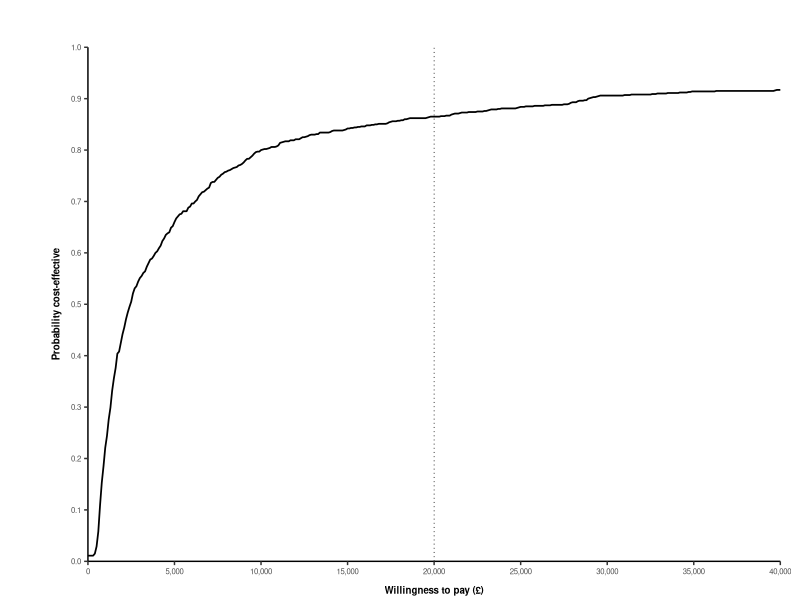
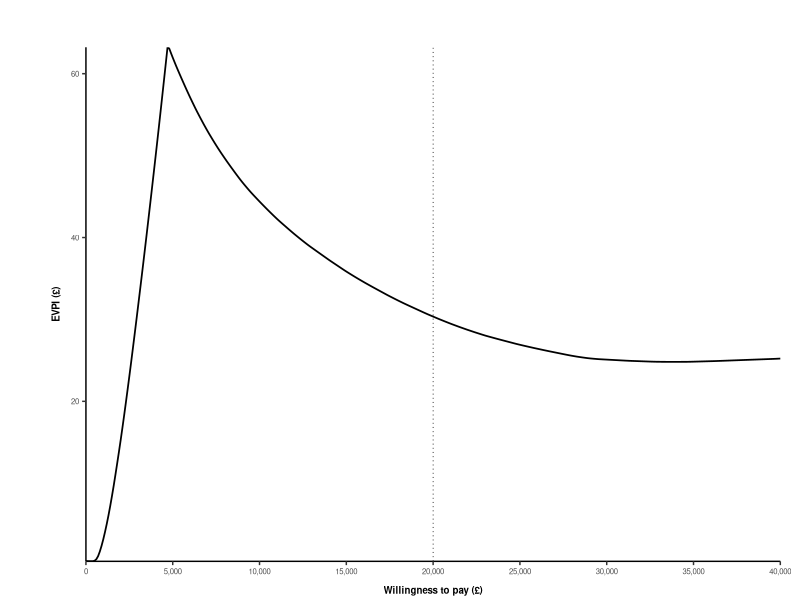

Source code (R) for these figures, in order: (Note: this script raises an error after producing the figures.)

## CRASH-Mild - Economic model ## 

if(!require(dplyr)) install.packages('dplyr')
if(!require(tidyr)) install.packages('tidyr')
if(!require(ggplot2)) install.packages('ggplot2')

library(tidyr)
library(dplyr)
library(ggplot2)

# Model Options

disc.c <- 0.035
disc.o <- 0.035

sims <- 1000
outer.loops <- 100
inner.loops <- 100

age <- 70
male = 0.5 # plaecholder
time.horizon = min(60, 100-ceiling(age))



## Age trace

## Clinical parameters

gen.clinical.characteristics <- function(){

# Mild ACM RR (CRASH-3)
treatment.effect <- 0.6972504
treatment.effect.sims <- exp(rnorm(sims, log(treatment.effect), 0.2216285))

hi.risk <- 0.0142
hi.risk.sims <- rbeta(sims, 16.74564893, 1162.525402)

non.hi.risk <- 0
non.hi.risk.sims <- rbeta(sims, 9, 920-9) * 0

smr.year1 <- 235.04/81.2
smr.year1.sims <- rnorm(sims, smr.year1, 0.41632922)

smr.year2 <- 61.47/39.45
smr.year2.sims <- rnorm(sims, smr.year2, 0.2350955) 

clin.names <- c("treatment.effect", "hi.risk", "non.hi.risk", "smr.year1", "smr.year2")


clin.char <- c(treatment.effect, hi.risk, non.hi.risk, smr.year1, smr.year2)
names(clin.char) <- clin.names

clin.char.sims <- data.frame(treatment.effect.sims, hi.risk.sims, non.hi.risk.sims, smr.year1.sims, smr.year2.sims)
colnames(clin.char.sims) <- clin.names

# Outcomes

outcome.names <- c("full", "good", "moderate", "severe", "vegetative")

full.placebo <- 0
good.placebo <- 208
moderate.placebo <- 49
severe.placebo <- 23
vegetative.placebo <- 5

dis.placebo <- c(full.placebo, good.placebo, moderate.placebo, severe.placebo, vegetative.placebo) 
disability.placebo <- dis.placebo / sum(dis.placebo)

  # full.txa <- 0
# good.txa <- 1516
# moderate.txa <- 701
# severe.txa <- 227
# vegetative.txa <- 22

#dis.txa <- c(full.txa, good.txa, moderate.txa, severe.txa, vegetative.txa)
#disability.txa <- dis.txa / sum(dis.txa)

disability.txa <- disability.placebo

names(disability.placebo) <- outcome.names
names(disability.txa) <- outcome.names

# Dirichlet distributions for outcomes
disability.placebo.sims <- MCMCpack::rdirichlet(n = sims , disability.placebo)
disability.txa.sims <- MCMCpack::rdirichlet(n = sims , disability.txa)

colnames(disability.placebo.sims) <- outcome.names
colnames(disability.txa.sims) <- outcome.names

return(list(clin.char,
            clin.char.sims,
            disability.placebo, 
            disability.txa, 
            disability.placebo.sims, 
            disability.txa.sims))
       
}


clin.char <- gen.clinical.characteristics()[[1]]
clin.char.sims <- gen.clinical.characteristics()[[2]]
disability.placebo <- gen.clinical.characteristics()[[3]]
disability.txa <- gen.clinical.characteristics()[[4]]
disability.placebo.sims <- gen.clinical.characteristics()[[5]]

## Assuming disability for TXA is equal to placebo
# disability.txa.sims <- gen.clinical.characteristics()[[6]]
disability.txa.sims <- disability.placebo.sims


## Generate long-term risk of death

gen.acm <- function(male = 0.5){
  
  lifetable <- read.csv("inputs/ONS_life_tables_2017-19.csv", header=TRUE)
  lifetable <- as.data.frame(lifetable[c(1,2,8)])
  av <- lifetable
  av[,2] <- lifetable[,2] * male + lifetable[,3] * (1 - male)
  av <- av[,1:2]

  acm <- av %>% filter(x >= floor(age))
  colnames(acm) <- c("age", "rate")
  
  return(acm)
  
}

acm <- gen.acm()



## Utility (now utility values only)

gen.utility <- function(){

utility.full <- 1
utility.good <- 0.894
utility.moderate <- 0.675
utility.severe <- 0.382
utility.vegetative <- -0.178

utility.values <- c(utility.full, utility.good, utility.moderate, utility.severe, utility.vegetative)

return(utility.values)

}


gen.utility.sims <- function(){
  
  utility.full <- rep(1, sims)
  utility.good <- rbeta(sims, 49.9585894, 5.9235016)
  utility.moderate <- rbeta(sims, 30.538, 14.7034815)
  utility.severe <- rbeta(sims, 10.9303087,	17.6830648)
  utility.vegetative <- rnorm(sims, -0.178, 0.19) ## needs normal distribution
  
  utility.values <- data.frame(utility.full, utility.good, utility.moderate, utility.severe, utility.vegetative)
  
  
# #  util.plac <- utility.values * matrix(dis.placebo, sims, length(dis.placebo), byrow= T)
#   util.plac <- utility.values * dis.placebo
#   util.values.plac <- apply(util.plac,  1,  sum )
#   
# #  util.txa <- utility.values * matrix(dis.txa, sims, length(dis.txa), byrow= T)
#   util.txa <- utility.values * dis.txa
#   util.values.txa <- apply(util.txa,  1,  sum)
  
  
  return(utility.values)
  
}


gen.utility.dec <- function(){

  a <- data.frame(seq(0, 54, 1), 0)
  b <- data.frame(seq(55,64, 1), 0.05)
  c <- data.frame(seq(65, 74, 1), 0.07)
  d <- data.frame(seq(75,100, 1), 0.12)
  colnames(a) <- c("a","b")
  colnames(b) <- c("a","b")
  colnames(c) <- c("a","b")
  colnames(d) <- c("a","b")

  util.dec <- rbind(a, b, c, d)

  utility.decrement <- util.dec %>% filter(a >= floor(age))
  
  return(utility.decrement)
  
} 



utility <- gen.utility()

utility.sims <- gen.utility.sims()

utility.decrement <- gen.utility.dec()

utility

## Costs 

# Treatment costs 

## need to add tx effect costs

gen.costs <- function(){

  cost.txa.dose <- 6
  cost.sodium <- 0.55 + 2.7 # 55p for 100ml, 270 for 500ml 
  cost.needle <- 0.05151 
  cost.nurse <- 12.95

  cost.treatment <- sum(cost.txa.dose, cost.sodium, cost.needle, cost.nurse)
  

  # Hospital costs

  los.placebo <-  4
  los.txa <- los.placebo
  prop.neuro <- 0.0345
  
  hospital.cost.initial <- 455.45033602
  hospital.cost.day <- 313.8757956
  neurosurgery.cost <- 7439.86435702

  hospital.cost.placebo <- hospital.cost.initial + hospital.cost.day * los.placebo + prop.neuro * neurosurgery.cost
  hospital.cost.txa <- hospital.cost.initial + hospital.cost.day * los.txa + prop.neuro * neurosurgery.cost


  # Monitoring costs 

  cost.good.st <- 290.145026
  cost.moderate.st <- 20745.36936
  cost.severe.st <- 40982.984929

  cost.good.lt <- 25.65601
  cost.moderate.lt <- 1710.40065
  cost.severe.lt <- 13362.505071


  # monitoring.costs.st <- sum(c(rep(cost.good.st,2), cost.moderate.st, rep(cost.severe.st, 2)) * dis.plac) / sum(dis.plac)
  # monitoring.costs.st <- sum(c(rep(cost.good.st,2), cost.moderate.st, rep(cost.severe.st, 2)) * dis.txa) / sum(dis.txa)
  # 
  # monitoring.costs.lt <- sum(c(rep(cost.good.lt,2), cost.moderate.lt, rep(cost.severe.lt, 2)) * dis.plac) / sum(dis.plac)
  # monitoring.costs.lt <- sum(c(rep(cost.good.lt,2), cost.moderate.lt, rep(cost.severe.lt, 2)) * dis.txa) / sum(dis.txa)


  cost.names <- c("treatment", "hospital.placebo", "hospital.txa", "st.good", "st.mod", "st.sev", "lt.good", "lt.mod", "lt,sev")
  costs <- c(cost.treatment, hospital.cost.placebo, hospital.cost.txa, cost.good.st, cost.moderate.st, cost.severe.st,
             cost.good.lt, cost.moderate.lt, cost.severe.lt)
  
  names(costs) <- cost.names
  

  # Simulations - to be input later on (PLACEHOLDER)
  
  prob.neuro.sims <- rbeta(sims, 23.83398, 	667.00607)
  
  cost.treatment.sims <- rep(cost.treatment, sims)  * 1 ## PLACEHOLDER
  hospital.cost.placebo.sims <- rep(hospital.cost.placebo, sims) * 1 + rep(neurosurgery.cost, sims) * prob.neuro.sims  ## PLACEHOLDER
  hospital.cost.txa.sims <- rep(hospital.cost.txa, sims) * 1 + rep(neurosurgery.cost, sims) * prob.neuro.sims ## PLACEHOLDER
  
  # Monitoring costs # 
  
  inf0607 <- 302/249.8
  
  cost.good.st.sims <- rgamma(sims, shape = (240^2 / 48^2), scale = 48^2 / 240 ) * inf0607
  cost.moderate.st.sims <- rgamma(sims, shape = (17160^2 / 3432^2), scale = 3432^2 / 17160 ) * inf0607
  cost.severe.st.sims <- rgamma(sims, shape = (33900^2 / 6780^2), scale = 6780^2 / 33900 ) * inf0607
  
  cost.good.lt.sims <- rgamma(sims, shape = (24^2 / 4.8^2), scale = 4.8^2 / 24 ) * inf0607
  cost.moderate.lt.sims <- rgamma(sims, shape = (1600^2 / 320^2), scale = 320^2 / 1600 ) * inf0607
  cost.severe.lt.sims <- rgamma(sims, shape = (12500^2 / 2500^2), scale = 2500^2 / 12500 ) * inf0607
  
#  df.st <- data.frame(cost.good.st.sims, cost.good.st.sims, cost.moderate.st.sims, cost.severe.st.sims, cost.severe.st.sims) 
#  df.lt <- data.frame(cost.good.lt.sims, cost.good.lt.sims, cost.moderate.lt.sims, cost.severe.lt.sims, cost.severe.lt.sims)
  
  ## has out below as this needs to be done in the model...... 
  # 
  # monitoring.costs.st <- df.st * dis.plac.sims # These are currently the same but structured in case these need to differ
  # monitoring.costs.st <- df.st * dis.txa.sims  # These are currently the same but structured in case these need to differ
  # 
  # m.costs.st <- apply(monitoring.costs.st, 1, sum)
  # 
  # monitoring.costs.lt <- df.lt * dis.plac.sims  # These are currently the same but structured in case these need to differ
  # monitoring.costs.lt <- df.lt * dis.txa.sims  # These are currently the same but structured in case these need to differ
  # 
  # m.costs.lt <- apply(monitoring.costs.lt, 1, sum)
  
  costs.sims <- data.frame(data.frame(cost.treatment.sims, hospital.cost.placebo.sims, hospital.cost.txa.sims),
                          cost.good.st.sims, cost.moderate.st.sims, cost.severe.st.sims,
                          cost.good.lt.sims, cost.moderate.lt.sims, cost.severe.lt.sims)
  
  dim(costs.sims)
  colnames(costs.sims) <- cost.names
  
  return(list(costs,
              costs.sims))
  
}


costs <- gen.costs()[[1]]
costs.sims <- gen.costs()[[2]]



##  TRACE CALCULATIONS AND OUTCOMES  ## 



run.model <- function(clinical = clin.char, dis.plac = disability.placebo, dis.txa = disability.txa, util.values = utility, cost = costs, 
                      dec = utility.decrement, discount.c = disc.c, discount.o = disc.o) {
  
  ### TRACE ###
  
  # this unpacks each element of the clinical parameter to use in calculations below
  for(i in 1:length(clinical)) assign(names(clinical[i]),clinical[i])
  
  trace.names <- c("alive placebo", "dead placebo", "alive txa", "dead txa")
  matrix <- matrix(0, 13, 4)
  matrix[1,] <- c(1,0,1,0)
  colnames(matrix) <- trace.names
  
  # Calculate the annual risk of death, and make sure it changes at correct point 
  age.trace <- seq(from = age, to = age+1, by= 1/12)
  age.trace.floor <- floor(age.trace)
  a <- as.vector(acm %>% filter(age == unique(age.trace.floor)[[1]])) 
  b <- as.vector(acm %>% filter(age == unique(age.trace.floor)[[2]]))
  risk.year1 <- c( rep(a[[2]], sum(age.trace.floor==a[[1]])), rep(b[[2]], sum(age.trace.floor==b[[1]])))
  
  
  # Calculate the first year Markov trace
  
  for(t in 2:13){
    
    if(t==2){
      
      matrix[t,2] <- matrix[t-1,2] + (hi.risk + non.hi.risk)
      matrix[t,1] <- 1 - matrix[t,2]
      
      matrix[t,4] <- matrix[t-1,4] + (hi.risk * treatment.effect + non.hi.risk)
      matrix[t,3] <- 1 - matrix[t,4]
      
    } else {
      
      matrix[t,2] <- matrix[t-1,2] + matrix[t-1,1] * (1 - exp(-((risk.year1[t]/12)*smr.year1)))
      matrix[t,1] <- 1 - matrix[t,2]
      
      matrix[t,4] <- matrix[t-1,4] + matrix[t-1,3] * (1 - exp(-((risk.year1[t]/12)*smr.year1)))
      matrix[t,3] <- 1 - matrix[t,4]
    }
    
  }
  
  trace.y1 <- matrix
  
  # The main trace (using estimates from first year trace)
  
  trace.matrix <- matrix(0, time.horizon + 1, 4) 
  colnames(trace.matrix) <- trace.names
  trace.matrix[1,] <- c(1,0,1,0)
  trace.matrix[2,] <- as.numeric(tail(trace.y1, 1))
  
  for(i in 3:(time.horizon + 1)){
    trace.matrix[i,2] <- trace.matrix[i-1,2] + trace.matrix[i-1,1] * (1 - exp(-(acm[i,2] * smr.year2)))
    trace.matrix[i,1] <- 1 - trace.matrix[i,2] 
    trace.matrix[i,4] <- trace.matrix[i-1,4] + trace.matrix[i-1,3] * (1 - exp(-(acm[i,2] * smr.year2)))
    trace.matrix[i,3] <- 1 - trace.matrix[i,4] 
  }
  
  trace <- list(trace.y1, trace.matrix)

  ## OUTCOMES 
  
  # discount
  
  d <- matrix( rep(1/((1+discount.c)^seq(0, time.horizon, 1)),2), time.horizon + 1, 2)
  o <- matrix( rep(1/((1+discount.o)^seq(0, time.horizon, 1)),2), time.horizon + 1, 2)
  
  # Costs

  st.mon.costs <- c(cost[4], cost[5], cost[6])
  lt.mon.costs <- c(cost[7], cost[8], cost[9])
  
  st.mon.plac <- sum( st.mon.costs * c(dis.plac[1] + dis.plac[2], dis.plac[3], dis.plac[4] + dis.plac[5]))
  lt.mon.plac <- sum( lt.mon.costs * c(dis.plac[1] + dis.plac[2], dis.plac[3], dis.plac[4] + dis.plac[5]))

  st.mon.txa <- sum( st.mon.costs * c(dis.txa[1] + dis.txa[2], dis.txa[3], dis.txa[4] + dis.txa[5]))
  lt.mon.txa <- sum( lt.mon.costs * c(dis.txa[1] + dis.txa[2], dis.txa[3], dis.txa[4] + dis.txa[5]))
  
  cost.matrix <- matrix(0, time.horizon + 1, 2) # placebo / txa
  
  cost.matrix[1,] <- cost[2:3] + (cost[1] * c(0,1)) 
  cost.matrix[2,] <- trace[[2]][2,c(1,3)] * c(st.mon.plac, st.mon.txa)
  cost.matrix[3:(time.horizon+1),] <- trace[[2]][3:(time.horizon+1),c(1,3)] * c(lt.mon.plac, lt.mon.txa)
  
  cost.matrix.d <- cost.matrix * d
  
  cost.sum <- apply(cost.matrix.d, 2, sum)
  
  
  # Utility

    #util.plac <- utility.values * matrix(dis.placebo, sims, length(dis.placebo), byrow= T)
  util.plac <- util.values * dis.plac
  util.values.plac <- sum(util.plac)
     
  #  util.txa <- utility.values * matrix(dis.txa, sims, length(dis.txa), byrow= T)
  util.txa <- util.values * dis.txa
  util.values.txa <- sum(util.txa)
  
  utility.matrix <- matrix(0, time.horizon + 1, 2) # placebo / txa
  
  utility.matrix[2,1] <- mean(trace[[1]][2:13,1]) * (util.values.plac - dec[2,2])
  utility.matrix[2,2] <- mean(trace[[1]][2:13,3]) * (util.values.txa - dec[2,2])
  
  utility.matrix[3:(time.horizon+1),1] <- trace[[2]][3:(time.horizon+1),1] * (util.values.plac - dec[3:(time.horizon+1),2]) 
  utility.matrix[3:(time.horizon+1),2] <- trace[[2]][3:(time.horizon+1),3] * (util.values.txa - dec[3:(time.horizon+1),2])
  
  utility.matrix.d <- utility.matrix * o 
  
  utility.sum <- apply(utility.matrix.d, 2, sum) 
  
  
  ## ICER ## 
  
  icer <-  if((cost.sum[2] - cost.sum[1]) <= 0 & (utility.sum[2] - utility.sum[1]) > 0) "Intervention dominates" else 
    if((cost.sum[2] - cost.sum[1]) > 0 & (utility.sum[2] - utility.sum[1]) <= 0 ) "Control dominates" else
      (cost.sum[2] - cost.sum[1]) / (utility.sum[2] - utility.sum[1])  
  
  
  return(list(c(cost.placebo = cost.sum[1], 
                utility.placebo = utility.sum[1], 
                cost.txa = cost.sum[2], 
                utility.txa = utility.sum[2]), 
              icer = icer)) 
  
  
}



## Deterministic results 
run.model(clin.char, dis.plac = disability.placebo, dis.txa = disability.txa, util.values = utility,
          cost = costs, dec = utility.decrement, discount.c = disc.c, discount.o = disc.o)




## PSA ## 

# Generate matrix to store results 
psa.results <- matrix(0, sims, 4)
colnames(psa.results) <- c("cost.placebo", "utility.placebo","cost.txa","utility.txa")

for(p in 1:sims){
  
  # Subset and assign existing sims
  clin.sim <- unlist(clin.char.sims[p,])
  dis.placebo.sim <- unlist(disability.placebo.sims[p,])
  dis.txa.sim <- unlist(disability.txa.sims[p,])
  utility.sim <- unlist(utility.sims[p,])
  cost.sim <- unlist(costs.sims[p,])

  psa.results[p,] <- run.model(clin.sim, dis.placebo.sim, dis.txa.sim, utility.sim, cost.sim)[[1]] 
  
}




# Generate CEAC table

gen.ceac.table <- function(results, lambda.inc = 500){
  
  lambda <- seq(from = 0, to = 40000, by = lambda.inc)
    
  ## CEAC ## 
  
  lambda.table <- matrix(lambda, ncol = length(lambda), nrow = dim(results)[1], byrow = TRUE) 
  inmb.count <- ((results[,4] * lambda.table) - results[,3]) - ((results[,2] * lambda.table) - results[,1]) > 0 
  
  prob.ce <- apply(inmb.count, 2, mean) 
  ceac.table <- data.frame(lambda, prob.ce) 
  
  ## EVPI ## 
  
  evpi.table <- matrix(lambda, ncol = length(lambda), nrow = dim(results)[1], byrow = TRUE) 

  nmb.p <- ((results[,2] * evpi.table) - results[,1])  
  nmb.t <- ((results[,4] * evpi.table) - results[,3]) 
    
  av.nmb.p <- apply(nmb.p, 2, mean)
  av.nmb.t <- apply(nmb.t, 2, mean)

  evpi.mat <- matrix(0, dim(results)[1], length(av.nmb.p))
  
  for(i in 1:ncol(nmb.p)){
      if(av.nmb.p[i] >= av.nmb.t[i]) evpi.mat[,i] <- nmb.t[,i] - nmb.p[,i]
      if(av.nmb.t[i] >= av.nmb.p[i]) evpi.mat[,i] <- nmb.p[,i] - nmb.t[,i]
  }
  
  evpi.mat[evpi.mat<0] <- 0
  evpi.m <- apply(evpi.mat, 2, mean)
  
  evpi <- data.frame(lambda, evpi.m)

  return(list(ceac.table,
              evpi))
  
}


ceac <- gen.ceac.table(psa.results, 100)[[1]]
evpi <- gen.ceac.table(psa.results, 100)[[2]]


# Graphics  - TBC (take from other sources)




# CEAC # 

gen.ceac.graph = function(psa, save = FALSE) {
  
  z = ggplot(psa) + geom_line(aes(x=lambda, y=prob.ce), size=0.6) + 
    labs(x = "Willingness to pay (£)", text = element_text(size=4)) + 
    labs (y = "Probability cost-effective", text = element_text(size=4)) + theme_classic() +
    theme(legend.title = element_blank(), axis.title=element_text(face="bold"), 
          axis.title.x = element_text(margin = margin(t = 7, r = 0, b = 3, l = 0)), 
          axis.title.y = element_text(margin = margin(t = 0, r = 7, b = 0, l = 3)), 
          panel.grid.major = element_blank(), panel.grid.minor = element_blank(), 
          legend.key.width=unit(1.8,"line"), text = element_text(size=7),
          plot.margin=unit(c(1.2,0.5,0,1.2),"cm")) + 
    scale_x_continuous(labels = scales::comma, breaks = c(seq(0,100000,5000)), limits = c(0,40000), expand = c(0, 0.1)) + 
    scale_y_continuous(limits = c(0,1), breaks=seq(0,1,0.1), expand = c(0, 0)) + 
    geom_vline(xintercept = 20000, linetype="dotted", size=0.25)
  
  
  if(save == TRUE) ggsave(paste("figures\\CEAC",Sys.Date(),".png"), z, width=107, height=70, dpi=300, units='mm')
  
  
  return(z)
  
}

gen.evpi.graph = function(evpi, save = FALSE) {
  
  z = ggplot(evpi) + geom_line(aes(x=lambda, y=evpi.m), size=0.6) + 
    labs(x = "Willingness to pay (£)", text = element_text(size=4)) + 
    labs (y = "EVPI (£)", text = element_text(size=4)) + theme_classic() +
    theme(legend.title = element_blank(), axis.title=element_text(face="bold"), 
          axis.title.x = element_text(margin = margin(t = 7, r = 0, b = 3, l = 0)), 
          axis.title.y = element_text(margin = margin(t = 0, r = 7, b = 0, l = 3)), 
          panel.grid.major = element_blank(), panel.grid.minor = element_blank(), 
          legend.key.width=unit(1.8,"line"), text = element_text(size=7),
          plot.margin=unit(c(1.2,0.5,0,1.2),"cm")) + 
    scale_x_continuous(labels = scales::comma, breaks = c(seq(0,100000,5000)), limits = c(0,40000), expand = c(0, 0.1)) + 
    scale_y_continuous(expand = c(0, 0)) + 
    geom_vline(xintercept = 20000, linetype="dotted", size=0.25)
  
  if(save == TRUE) ggsave(paste("figures\\EVPI",Sys.Date(),".png"), z, width=107, height=70, dpi=300, units='mm')
  
  return(z)
  
}


gen.ceac.graph(ceac)
gen.evpi.graph(evpi)




##------------------------------##
##           EVPPI              ## 
##------------------------------##

# inner.loops <- 300
# outer.loops <- 300

# Select lambda values to be considered 
lambda <- seq(from = 0, to = 30000, by = 500)


# Sample all probabilistic parameters

clin.char.sims <- gen.clinical.characteristics()[[2]]
disability.placebo.sims <- gen.clinical.characteristics()[[5]]
disability.txa.sims <- disability.placebo.sims # same as placebo (equal for both arms)
#disability.txa.sims <- gen.clinical.characteristics()[[6]]
utility.sims <- gen.utility.sims()
costs.sims <- gen.costs(disability.placebo, disability.txa, disability.placebo.sims, disability.txa.sims)[[2]]



gen.nmb <- function(results, lam = lambda){
  

  nmb.table <- matrix(c(lam), ncol = length(lam), nrow = dim(results)[1],  byrow = TRUE) 
  
  p <- ((results[,2] * nmb.table) - results[,1])  
  t <- ((results[,4] * nmb.table) - results[,3])

  nmb.p <- apply(p, 2, mean)
  nmb.t <- apply(t, 2, mean) 
    
  #colnames(nmb.p) <- as.character(lam)
  #colnames(nmb.t) <- as.character(lam)
  
  
  return(list(nmb.t, nmb.p))
  
}


# Generate matrices for EVPPI results to be stored in

inner.results <- matrix(0, inner.loops, 4)

evppi.results.placebo <- matrix(0, ncol = length(lambda), nrow = outer.loops)
colnames(evppi.results.placebo) <- as.character(lambda)
evppi.results.txa <- evppi.results.placebo

# EVPPI functions

gen.evppi.results <- function(evppi.results1 = evppi.results.placebo, evppi.results2 = evppi.results.txa, lam = lambda){
  
  ## calculate the mean NMB for placebo and txa, at each lambda 
  current.info1 <- apply(evppi.results1, 2, mean)
  current.info2 <- apply(evppi.results2, 2, mean)

  current.info <- pmax(current.info1, current.info2)

  evppi.array <- array(0, dim = c(outer.loops, length(lam), 2))
  evppi.array[,,1] <- evppi.results1
  evppi.array[,,2] <- evppi.results2

  perf.info.sims <- apply(evppi.array, c(1,2), max)
  perf.info <- apply(perf.info.sims, 2, mean)

  evppi.results <- c(perf.info - current.info)

  evppi <- data.frame(lam, evppi.results)

  return(evppi)

}



## EVPPI Loops - 'Double Monte Carlo loop method' 


## EVPPI loops - Head injury and TXA treatment effect

for(a in 1:outer.loops){

## 1. Select the 'partial' parameter from the outer loop 
clin.sim <- unlist(clin.char.sims[a,])

  for(b in 1:inner.loops){
  
  # Select traditional parameters, minus the outer loop parameter

  clin.sim[4:5] <- unlist(clin.char.sims[b,4:5]) # Keep SMRs in PSA 
  dis.placebo.sim <- unlist(disability.placebo.sims[p,])
  dis.txa.sim <- unlist(disability.txa.sims[p,])
  utility.sim <- unlist(utility.sims[b,])
  cost.sim <- unlist(costs.sims[b,])
  
  inner.results[b,] <- run.model(clin.sim, dis.placebo.sim, dis.txa.sim, utility.sim, cost.sim)[[1]] 
  }

  #after each inner loop PSA, calculate the mean NMB for each tx and store the results
  nmb <- gen.nmb(inner.results)
  evppi.results.placebo[a,] <- nmb[[1]]
  evppi.results.txa[a,] <- nmb[[2]]
  
}

# Calculate the EVPPI 
evppi.head.injury <- gen.evppi.results(evppi.results.placebo, evppi.results.txa, lambda)




## EVPPI loops - Head injury and TXA treatment effect

for(a in 1:outer.loops){
  
  ## 1. Select the 'partial' parameter from the outer loop 
  clin.sim <- unlist(clin.char.sims[a,])
  
  for(b in 1:inner.loops){
    
    # Select traditional parameters, minus the outer loop parameter
    
    #clin.sim <- unlist(clin.char.sims[b,])
    clin.sim[1:3] <- unlist(clin.char.sims[b,1:3]) # only SMRs excl from PSA 
    dis.placebo.sim <- unlist(disability.placebo.sims[b,])
    dis.txa.sim <- unlist(disability.txa.sims[b,])
    utility.sim <- unlist(utility.sims[b,])
    cost.sim <- unlist(costs.sims[b,])
    

    inner.results[b,] <- run.model(clin.sim, dis.placebo.sim, dis.txa.sim, utility.sim, cost.sim)[[1]] 
  }
  
  #after each inner loop PSA, calculate the mean NMB for each tx and store the results
  nmb <- gen.nmb(inner.results)
  evppi.results.placebo[a,] <- nmb[[1]]
  evppi.results.txa[a,] <- nmb[[2]]
  
}

# Calculate the EVPPI 
evppi.smr <- gen.evppi.results(evppi.results.placebo, evppi.results.txa, lambda)




## EVPPI loops - Disability / outcomes   

for(a in 1:outer.loops){
  
  ## 1. Select the 'partial' parameter from the outer loop 
  dis.placebo.sim <- unlist(disability.placebo.sims[a,])
  dis.txa.sim <- unlist(disability.txa.sims[a,])
  
  for(b in 1:inner.loops){
    
    # Select traditional parameters, minus the outer loop parameter
    
    clin.sim <- unlist(clin.char.sims[b,])
    # dis.placebo.sim <- unlist(disability.placebo.sims[b,])
    # dis.txa.sim <- unlist(disability.txa.sims[b,])
    utility.sim <- unlist(utility.sims[b,])
    cost.sim <- unlist(costs.sims[b,])
    
    inner.results[b,] <- run.model(clin.sim, dis.placebo.sim, dis.txa.sim, utility.sim, cost.sim)[[1]] 
  }
  
  #after each inner loop PSA, calculate the mean NMB for each tx and store the results
  nmb <- gen.nmb(inner.results)
  evppi.results.placebo[a,] <- nmb[[1]]
  evppi.results.txa[a,] <- nmb[[2]]
  
}

# Calculate the EVPPI 
evppi.disability <- gen.evppi.results(evppi.results.placebo, evppi.results.txa, lambda)







## EVPPI loops - Utility  

for(a in 1:outer.loops){
  
  ## 1. Select the 'partial' parameter from the outer loop 
  utility.sim <- unlist(utility.sims[a,])
  
  for(b in 1:inner.loops){
    
    # Select traditional parameters, minus the outer loop parameter
    
    clin.sim <- unlist(clin.char.sims[b,])
    dis.placebo.sim <- unlist(disability.placebo.sims[b,])
    dis.txa.sim <- unlist(disability.txa.sims[b,])
    #utility.sim <- unlist(utility.sims[b,])
    cost.sim <- unlist(costs.sims[b,])
    
    inner.results[b,] <- run.model(clin.sim, dis.placebo.sim, dis.txa.sim, utility.sim, cost.sim)[[1]] 
  }
  
  #after each inner loop PSA, calculate the mean NMB for each tx and store the results
  nmb <- gen.nmb(inner.results)
  evppi.results.placebo[a,] <- nmb[[1]]
  evppi.results.txa[a,] <- nmb[[2]]
  
}

# Calculate the EVPPI 
evppi.utility <- gen.evppi.results(evppi.results.placebo, evppi.results.txa, lambda)




## EVPPI loops - Costs  

for(a in 1:outer.loops){
  
  ## 1. Select the 'partial' parameter from the outer loop 
  cost.sim <- unlist(costs.sims[a,])
  
  for(b in 1:inner.loops){
    
    # Select traditional parameters, minus the outer loop parameter
    
    clin.sim <- unlist(clin.char.sims[b,])
    dis.placebo.sim <- unlist(disability.placebo.sims[b,])
    dis.txa.sim <- unlist(disability.txa.sims[b,])
    utility.sim <- unlist(utility.sims[b,])
    #cost.sim <- unlist(costs.sims[b,])
    
    trace.results.sim <- gen.trace(clin.sim)
    inner.results[b,] <- gen.outcomes(trace.results.sim, util = utility.sim, cost = cost.sim)[[1]] 
  }
  
  #after each inner loop PSA, calculate the mean NMB for each tx and store the results
  nmb <- gen.nmb(inner.results)
  evppi.results.placebo[a,] <- nmb[[1]]
  evppi.results.txa[a,] <- nmb[[2]]
  
}

# Calculate the EVPPI 
evppi.costs <- gen.evppi.results(evppi.results.placebo, evppi.results.txa, lambda)


## Reshaping? 

evppi.wide <- data.frame(evppi.head.injury,
                         evppi.smr[,2],
                         evppi.disability[,2],
                         evppi.utility[,2],
                         evppi.costs[,2])

colnames(evppi.wide) <- c('lambda', 'death following head injury and treatment effect', 'SMR', 'disability', 'utility', 'costs')

evppi.long <- evppi.wide %>% gather(Parameters, VoI, 2:6)
#evppi.long.pop <- reshape2::melt(evppi.wide.pop, id.vars = c("lambda"))

# Plots 

gen.evppi.graph = function(evppi, save = FALSE) {
  
  z = ggplot(evppi) + geom_line(aes(x=lambda, y=VoI, colour = Parameters), size=0.6) + 
    labs(x = "Willingness to pay (£)", text = element_text(size=4)) + 
    labs (y = "EVPPI (£)", text = element_text(size=4)) + theme_classic() +
    theme(legend.title = element_blank(), axis.title=element_text(face="bold"), 
          axis.title.x = element_text(margin = margin(t = 7, r = 0, b = 3, l = 0)), 
          axis.title.y = element_text(margin = margin(t = 0, r = 7, b = 0, l = 3)), 
          panel.grid.major = element_blank(), panel.grid.minor = element_blank(), 
          legend.key.width=unit(1.8,"line"), text = element_text(size=7),
          plot.margin=unit(c(1.2,0.5,0,1.2),"cm")) + 
    scale_x_continuous(labels = scales::comma, breaks = c(seq(0,100000,5000)), limits = c(0,40000), expand = c(0, 0.1)) + 
    scale_y_continuous(expand = c(0, 0)) + 
    geom_vline(xintercept = 20000, linetype="dotted", size=0.25)
  
  
  
  if(save == TRUE) ggsave(paste("figures\\EVPPI",Sys.Date(),".png"), z, width=107, height=70, dpi=300, units='mm')
  
  return(z)  
  
}

gen.evpi.graph(evppi.head.injury)
gen.evppi.graph(evppi.long)




## EVSI ##


inner.loops <- 30
outer.loops <- 30

# Select lambda values to be considered
evsi.lambda <- seq(from = 0, to = 40000, by = 2000)



# Sample all probabilistic parameters
clin.char.sims <- gen.clinical.characteristics()[[2]]
disability.placebo.sims <- gen.clinical.characteristics()[[5]]
disability.txa.sims <- disability.placebo.sims # same between groups
utility.sims <- gen.utility.sims()
costs.sims <- gen.costs()[[2]]



inner.results <- matrix(0, inner.loops, 4)

evsi.results.placebo <- matrix(0, ncol = length(evsi.lambda), nrow = outer.loops)
colnames(evsi.results.placebo) <- as.character(evsi.lambda)
evsi.results.txa <- evsi.results.placebo

# EVSI functions

gen.evsi.results <- function(evsi.results1 = evsi.results.placebo, evsi.results2 = evsi.results.txa, lam = evsi.lambda){

  ## calculate the mean NMB for placebo and txa, at each lambda
  current.info1 <- apply(evsi.results1, 2, mean)
  current.info2 <- apply(evsi.results2, 2, mean)

  current.info <- pmax(current.info1, current.info2)

  evsi.array <- array(0, dim = c(outer.loops, length(lam), 2))
  evsi.array[,,1] <- evsi.results1
  evsi.array[,,2] <- evsi.results2

  perf.info.sims <- apply(evsi.array, c(1,2), max)
  perf.info <- apply(perf.info.sims, 2, mean)

  evsi.results <- c(perf.info - current.info)

  evsi <- data.frame(lam, evsi.results)

  return(evsi)

}


# EVSI loops - Head injury risk, TXA treatment effect, Clinical outcomes, costs of treatment and hospital 

for(a in 1:outer.loops){

  ## 1. Select study parameters 
  clin.sim <- unlist(clin.char.sims[a,])
  dis.placebo.sim <- unlist(disability.placebo.sims[a,])
  dis.txa.sim <- unlist(disability.txa.sims[a,])
  cost.sim <- unlist(costs.sims[a,])
  
  for(b in 1:inner.loops){

    # Select traditional parameters, minus the outer loop parameter

    #clin.sim <- unlist(clin.char.sims[b,])
    clin.sim[4:5] <- unlist(clin.char.sims[b,4:5]) 
    utility.sim <- unlist(utility.sims[b,])
    cost.sim[4:9] <- unlist(costs.sims[b,4:9])

    inner.results[b,] <- run.model(clin.sim, dis.placebo.sim, dis.txa.sim, utility.sim, cost.sim)[[1]] 
  }

  #after each inner loop PSA, calculate the mean NMB for each tx and store the results
  nmb <- gen.nmb(inner.results, lam = evsi.lambda)
  evsi.results.placebo[a,] <- nmb[[1]]
  evsi.results.txa[a,] <- nmb[[2]]

}

# Calculate the EVSI
evsi.sim.results <- gen.evsi.results(evsi.results.placebo, evsi.results.txa, evsi.lambda)


## save these results and loop back and change the sample size 
